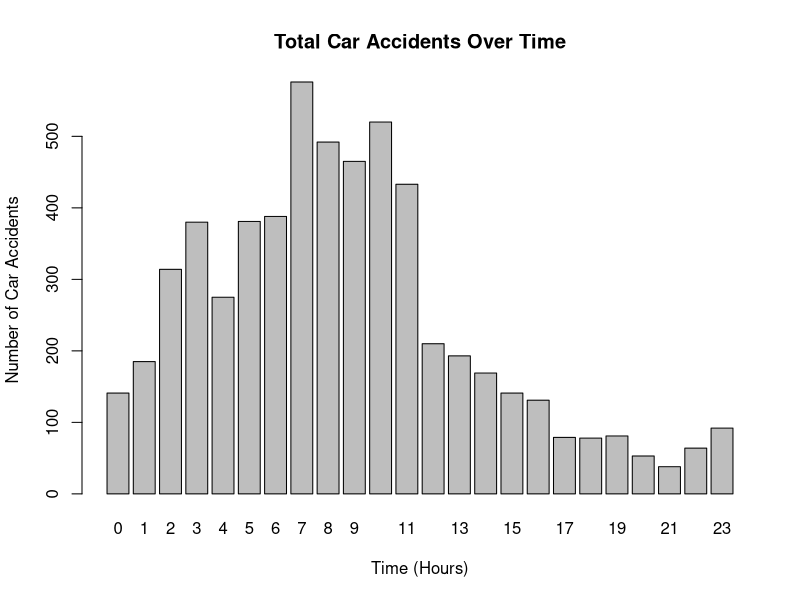
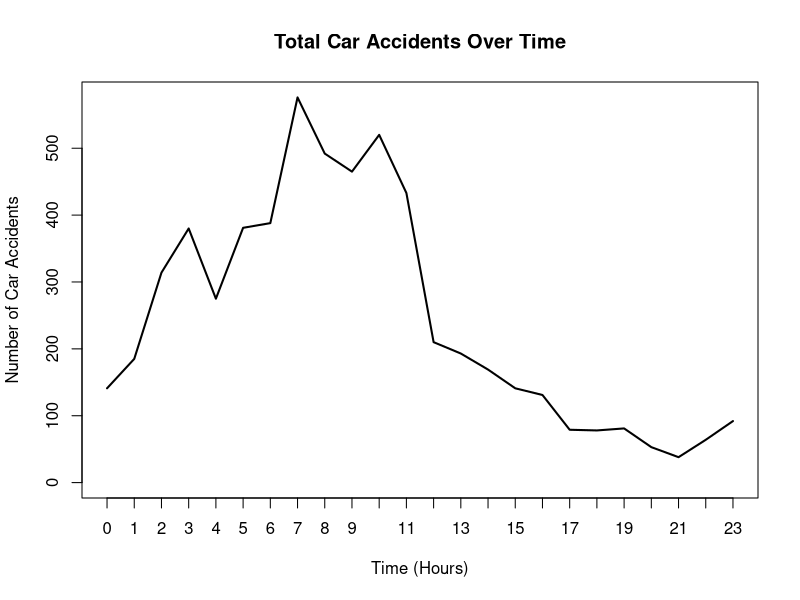

Write the R code that produced these figures, in order.
mydata = read.csv("highway0_rain1_visibility10.csv")

hour = mydata$Hour

hour <- table(hour)
barplot(hour, ylab = "Number of Car Accidents", xlab = "Time (Hours)", main = "Total Car Accidents Over Time")
plot(hour, type = "l", ylab = "Number of Car Accidents", xlab = "Time (Hours)", main = "Total Car Accidents Over Time")
